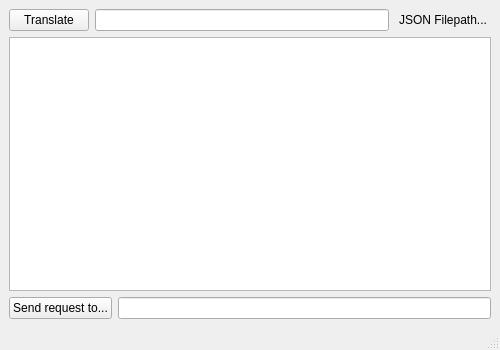
<?xml version="1.0" encoding="UTF-8"?>
<ui version="4.0">
 <class>App</class>
 <widget class="QMainWindow" name="App">
  <property name="geometry">
   <rect>
    <x>0</x>
    <y>0</y>
    <width>500</width>
    <height>350</height>
   </rect>
  </property>
  <property name="windowTitle">
   <string>App</string>
  </property>
  <widget class="QWidget" name="centralwidget">
   <layout class="QGridLayout" name="gridLayout">
    <item row="1" column="3">
     <widget class="QTextBrowser" name="answerreader_txtbrowser"/>
    </item>
    <item row="0" column="3">
     <layout class="QHBoxLayout" name="json_hlayout">
      <property name="sizeConstraint">
       <enum>QLayout::SetFixedSize</enum>
      </property>
      <item>
       <widget class="QPushButton" name="translate_btn">
        <property name="text">
         <string>Translate</string>
        </property>
        <property name="flat">
         <bool>false</bool>
        </property>
       </widget>
      </item>
      <item>
       <widget class="QLineEdit" name="jsonfilepath_lnedit">
        <property name="sizePolicy">
         <sizepolicy hsizetype="MinimumExpanding" vsizetype="Fixed">
          <horstretch>0</horstretch>
          <verstretch>0</verstretch>
         </sizepolicy>
        </property>
       </widget>
      </item>
      <item>
       <widget class="QPushButton" name="jsonfilepath_btn">
        <property name="sizePolicy">
         <sizepolicy hsizetype="Preferred" vsizetype="Fixed">
          <horstretch>0</horstretch>
          <verstretch>0</verstretch>
         </sizepolicy>
        </property>
        <property name="text">
         <string>JSON Filepath...</string>
        </property>
        <property name="flat">
         <bool>true</bool>
        </property>
       </widget>
      </item>
     </layout>
    </item>
    <item row="2" column="3">
     <layout class="QHBoxLayout" name="server_hlayout">
      <item>
       <widget class="QPushButton" name="sendrequest_btn">
        <property name="text">
         <string>Send request to...</string>
        </property>
       </widget>
      </item>
      <item>
       <widget class="QLineEdit" name="serverip_lnedit"/>
      </item>
     </layout>
    </item>
   </layout>
  </widget>
  <widget class="QMenuBar" name="menubar">
   <property name="geometry">
    <rect>
     <x>0</x>
     <y>0</y>
     <width>500</width>
     <height>30</height>
    </rect>
   </property>
  </widget>
  <widget class="QStatusBar" name="statusbar"/>
 </widget>
 <resources/>
 <connections/>
</ui>
